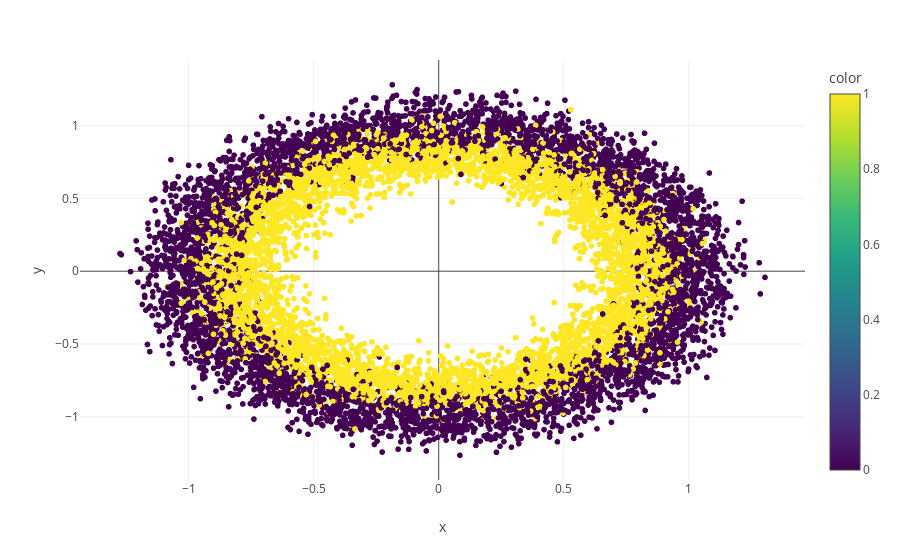

Notebook code for this chart:
### Code cell
px.scatter(x=X[:,0],y=X[:,1],color=Y)

### Figure 1 — Plotly figure (JSON) as saved in the notebook; plotly's stock layout.template omitted (floating-point values rounded to 4 significant figures; data arrays with more than 128 entries replaced by an {"elided": "..."} marker saying what was removed)
{"data": [{"hovertemplate": "x=%{x}<br>y=%{y}<br>color=%{marker.color}<extra></extra>", "legendgroup": "", "marker": {"color": {"elided": "10000 int values"}, "coloraxis": "coloraxis", "symbol": "circle"}, "mode": "markers", "name": "", "showlegend": false, "type": "scattergl", "x": {"elided": "10000 float values"}, "xaxis": "x", "y": {"elided": "10000 float values"}, "yaxis": "y"}], "layout": {"coloraxis": {"colorbar": {"title": {"text": "color"}}, "colorscale": [[0, "#440154"], [0.1111, "#482878"], [0.2222, "#3e4989"], [0.3333, "#31688e"], [0.4444, "#26828e"], [0.5556, "#1f9e89"], [0.6667, "#35b779"], [0.7778, "#6ece58"], [0.8889, "#b5de2b"], [1, "#fde725"]]}, "legend": {"tracegroupgap": 0}, "margin": {"t": 60}, "xaxis": {"anchor": "y", "domain": [0, 1], "title": {"text": "x"}}, "yaxis": {"anchor": "x", "domain": [0, 1], "title": {"text": "y"}}}}
